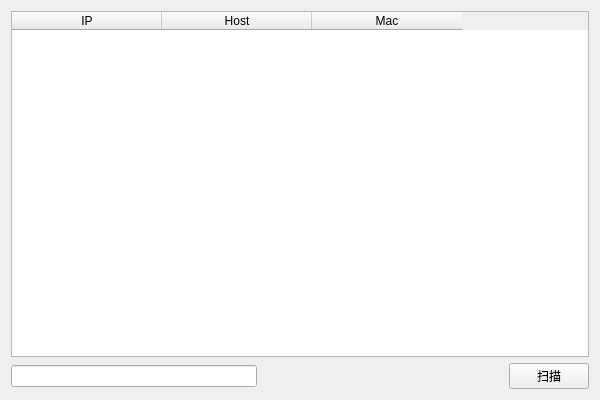
<?xml version="1.0" encoding="UTF-8"?>
<ui version="4.0">
 <class>Widget</class>
 <widget class="QWidget" name="Widget">
  <property name="geometry">
   <rect>
    <x>0</x>
    <y>0</y>
    <width>600</width>
    <height>400</height>
   </rect>
  </property>
  <property name="windowTitle">
   <string>Widget</string>
  </property>
  <layout class="QVBoxLayout" name="verticalLayout">
   <item>
    <widget class="QTableWidget" name="tableWidget">
     <attribute name="horizontalHeaderDefaultSectionSize">
      <number>150</number>
     </attribute>
     <attribute name="horizontalHeaderHighlightSections">
      <bool>true</bool>
     </attribute>
     <column>
      <property name="text">
       <string>IP</string>
      </property>
     </column>
     <column>
      <property name="text">
       <string>Host</string>
      </property>
     </column>
     <column>
      <property name="text">
       <string>Mac</string>
      </property>
     </column>
    </widget>
   </item>
   <item>
    <layout class="QHBoxLayout" name="horizontalLayout">
     <item>
      <widget class="QLineEdit" name="lineEdit"/>
     </item>
     <item>
      <spacer name="horizontalSpacer">
       <property name="orientation">
        <enum>Qt::Horizontal</enum>
       </property>
       <property name="sizeHint" stdset="0">
        <size>
         <width>40</width>
         <height>20</height>
        </size>
       </property>
      </spacer>
     </item>
     <item>
      <widget class="QPushButton" name="pushButton">
       <property name="text">
        <string>扫描</string>
       </property>
      </widget>
     </item>
    </layout>
   </item>
  </layout>
 </widget>
 <layoutdefault spacing="6" margin="11"/>
 <resources/>
 <connections/>
</ui>
